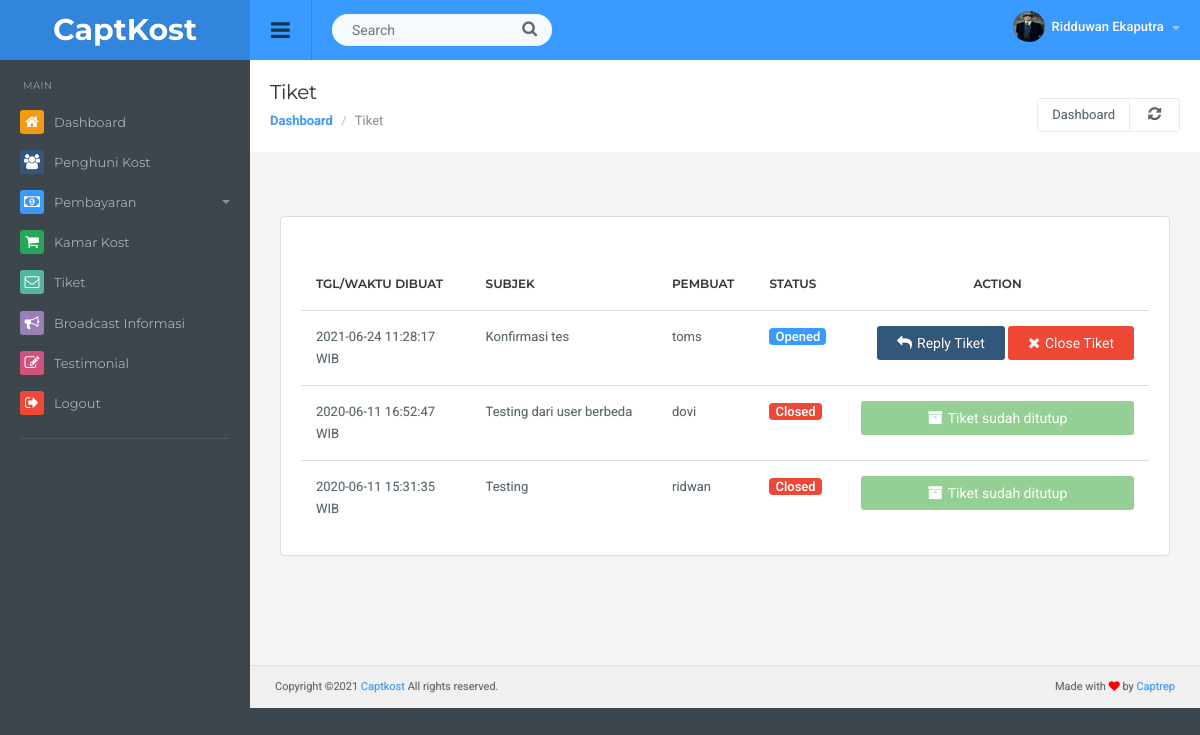
Page /admin/tiket.php (signed in) on the committed database.
### tables this page shows
CREATE TABLE `ticket` (
  `id_ticket` int(3) NOT NULL,
  `subjek` varchar(50) NOT NULL,
  `isi` text NOT NULL,
  `pembuat` varchar(50) NOT NULL,
  `status` enum('Opened','Closed') NOT NULL,
  `tanggal` date NOT NULL,
  `jam` time NOT NULL,
  `foto` varchar(50) NOT NULL
);

### admin/tiket.php (the view, shortened to what this page needs)
<?php
include("../lib/koneksi.php");
  $id = $_SESSION['id_admin'];
  $sql_admin = "SELECT * FROM admin WHERE id_admin = '$id'";
  $query_admin = mysqli_query($koneksi,$sql_admin);
  while($data_admin = mysqli_fetch_assoc($query_admin)){
    $nama = $data_admin['nama'];
    $gambar = $data_admin['gambar'];
  }
if (!isset($_SESSION['useradmin']) and !isset($_SESSION['passadmin'])) {
  header("location:login.php");
}else {
?>
<!DOCTYPE html>
<html lang="en">
  <head>
  <link href="css/root.css" rel="stylesheet">
  </head>
  <body>
  <div id="top" class="clearfix">
    <div class="applogo">
      <a href="index.php" class="logo">CaptKost</a>
    </div>
    <a href="#" class="sidebar-open-button"><i class="fa fa-bars"></i></a>
    <form class="searchform">
      <input type="text" class="searchbox" id="searchbox" placeholder="Search">
      <span class="searchbutton"><i class="fa fa-search"></i></span>
    </form>
    <ul class="top-right">
    <li class="dropdown link">
    <a href="#" data-toggle="dropdown" class="dropdown-toggle profilebox"><img src="<?=$gambar;?>" alt="img"><b><?= $nama;?> </b><span class="caret"></span></a>
    </li>
    </ul>
  </div>
<?php
  include ('sidebar.php');
?>
<div class="content">
  <div class="page-header">
    <h1 class="title">Tiket</h1>
      <ol class="breadcrumb">
        <li><a href="index.php">Dashboard</a></li>
        <li class="active">Tiket</li>
      </ol>
    <div class="right">
      <div class="btn-group" role="group" aria-label="...">
        <a href="index.php" class="btn btn-light">Dashboard</a>
        <a href="" class="btn btn-light"><i class="fa fa-refresh"></i></a>
      </div>
    </div>
  </div>
<div class="container-default">
<br><br>
  <div class="panel panel-default">
    <div class="panel-body table-responsive">
      <table class="table table-hover">
              <thead>
                <tr>
                  <td width="20%">Tgl/Waktu Dibuat</td>
                  <td>Subjek</td>
                  <td>Pembuat</td>
                  <td>Status</td>
                  <td class="text-center">Action</td>
                </tr>
              </thead>
              <tbody>
                <?php
                  $query  = mysqli_query($koneksi,"SELECT * FROM ticket ORDER BY id_ticket DESC");
                  while($row=mysqli_fetch_assoc($query)) :?>
                <tr>
                  <td><?= $row['tanggal']." ".$row['jam'];?> WIB</td>
                  <td><?= $row['subjek'];?></td>
                  <td><?= $row['pembuat'];?></td>
                  <td>
                  <?php
                  if ($row['status'] == "Opened") {
                    $type = "default";
                  }else if ($row['status'] == "Closed"){
                    $type = "danger";
                  }
                  ?>
                  <span class="label label-<?= $type;?>"><?= $row['status'];?></span>
                  </td>
                  <?php
                  if ($row['status'] == "Closed") : ?>
                  <td><button type="button" class="btn btn-success btn-block" disabled><i class="fa fa-archive"></i>Tiket sudah ditutup</button></td>
                  <?php
                  else : ?>
                  <div class="btn-group">
                  <td class="text-right">
                        <a href="reply.php?id_ticket=<?=$row['id_ticket'];?>" class="btn btn-primary"><i class="fa fa-mail-reply"></i>Reply Tiket</a>
                        <a href="action/close_tiket.php?id_ticket=<?=$row['id_ticket'];?>" class="btn btn-danger"><i class="fa fa-close"></i>Close Tiket</a>
                  </td>
                  </div>
                  <?php endif;?>
                </tr>
                <?php endwhile ?>
              </tbody>
            </table>
    </div>
  </div>
</div>
<br><br><br><br>
<?php
include "footer.php";
?>
</div>
</body>
</html>
<?php
} ?>

### rows in the picture
ticket: tanggal "2021-06-24", jam "11:28:17", subjek "Konfirmasi tes", pembuat "toms", status "Opened"
ticket: tanggal "2020-06-11", jam "16:52:47", subjek "Testing dari user berbeda", pembuat "dovi", status "Closed", shows "Tiket sudah ditutup"
ticket: tanggal "2020-06-11", jam "15:31:35", subjek "Testing", pembuat "ridwan", status "Closed", shows "Tiket sudah ditutup"

### other values in the picture
$nama "Ridduwan Ekaputra"
